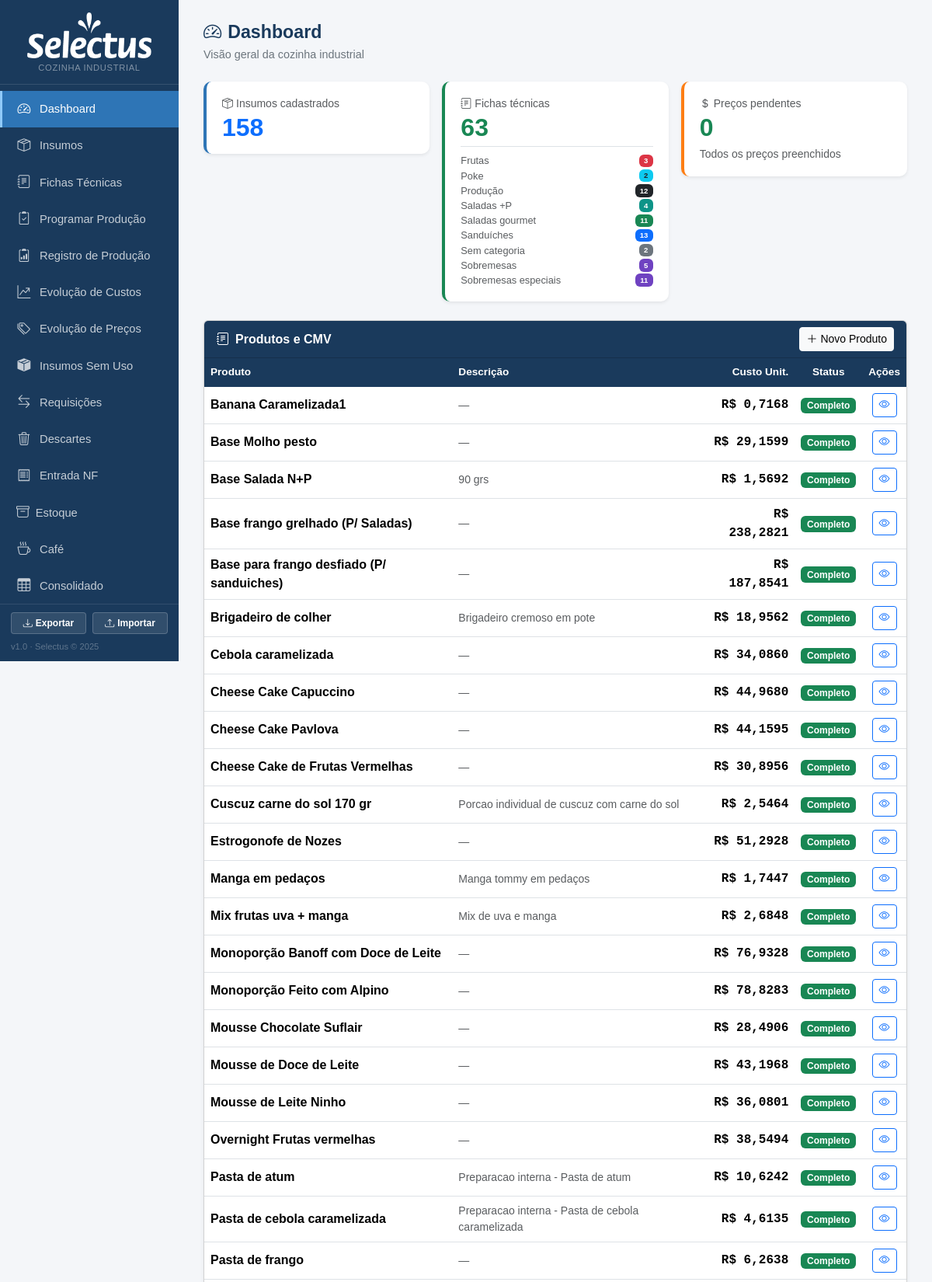
The page / (upper part) on the database its author committed.
### tables this page shows
CREATE TABLE produtos (
            id INTEGER PRIMARY KEY AUTOINCREMENT,
            nome TEXT NOT NULL,
            descricao TEXT,
            rendimento REAL DEFAULT 1,
            unidade_rendimento TEXT DEFAULT 'un'
        , categoria TEXT, valor_referencia REAL, status_revisao TEXT DEFAULT 'nao_revisada', status_revisao_custo TEXT DEFAULT 'nao_revisado', data_revisao TEXT, data_revisao_custo TEXT, ativo INTEGER NOT NULL DEFAULT 1, observacao TEXT);

### app.py (the view)
@app.route('/')
def index():
    db = get_db()
    n_ins  = db.execute('SELECT COUNT(*) FROM insumos').fetchone()[0]
    n_prod = db.execute('SELECT COUNT(*) FROM produtos').fetchone()[0]
    s_prec = db.execute('SELECT COUNT(*) FROM insumos WHERE preco_compra IS NULL AND produto_vinculado_id IS NULL').fetchone()[0]
    prods  = db.execute('SELECT * FROM produtos ORDER BY nome').fetchall()
    cats_count = db.execute('''SELECT COALESCE(categoria,'Sem categoria') as cat, COUNT(*) as n
                               FROM produtos GROUP BY cat ORDER BY cat''').fetchall()
    db.close()
    cards = [{'id': p['id'], 'nome': p['nome'], 'descricao': p['descricao'],
              **dict(zip(['custo','completo'], custo_produto(p['id'])))} for p in prods]
    cat_map = {nome: cls for nome, cls in CATEGORIAS}
    return render_template('index.html', n_ins=n_ins, n_prod=n_prod, s_prec=s_prec, cards=cards, cats_count=cats_count, cat_map=cat_map)

### app.py (called while the page is built)
def _to_br(value, decimals):
    if value is None:
        return '—'
    s = f'{float(value):,.{decimals}f}'
    return s.replace(',', 'X').replace('.', ',').replace('X', '.')

@app.template_filter('brl')
def brl_filter(value, decimals=2):
    return 'R$ ' + _to_br(value, decimals)

def get_db():
    c = sqlite3.connect(DB)
    c.row_factory = sqlite3.Row
    c.execute("PRAGMA foreign_keys = ON")
    return c

def count_alertas():
    try:
        db = get_db()
        n = db.execute('''SELECT COUNT(*) FROM insumos
                          WHERE estoque_minimo > 0 AND COALESCE(estoque_atual,0) < estoque_minimo''').fetchone()[0]
        db.close()
        return n
    except:
        return 0

@app.context_processor
def inject_alertas():
    return dict(n_alertas=count_alertas())

### templates/index.html (shortened to what this page needs)
{% extends "base.html" %}
{% block content %}
<div class="page-header">
  <h1><i class="bi bi-speedometer2 me-2"></i>Dashboard</h1>
  <p>Visão geral da cozinha industrial</p>
</div>
<div class="row g-3 mb-4">
  <div class="col-sm-4">
    <div class="card stat-card shadow-sm" style="border-left:4px solid #2e75b6">
      <div class="card-body">
        <div class="text-muted small mb-1"><i class="bi bi-box-seam me-1"></i>Insumos cadastrados</div>
        <div class="stat-num text-primary">{{ n_ins }}</div>
      </div>
    </div>
  </div>
  <div class="col-sm-4">
    <div class="card stat-card shadow-sm" style="border-left:4px solid #198754">
      <div class="card-body">
        <div class="text-muted small mb-1"><i class="bi bi-journal-text me-1"></i>Fichas técnicas</div>
        <div class="stat-num text-success">{{ n_prod }}</div>
        <div class="mt-2 pt-2 border-top">
          {% for row in cats_count %}
          <div class="d-flex justify-content-between align-items-center py-0" style="font-size:.8rem">
            <span class="text-muted">{{ row.cat }}</span>
            <span class="badge {{ cat_map.get(row.cat, 'bg-secondary') }} ms-1">{{ row.n }}</span>
          </div>
          {% endfor %}
        </div>
      </div>
    </div>
  </div>
  <div class="col-sm-4">
    <div class="card stat-card shadow-sm" style="border-left:4px solid #fd7e14">
      <div class="card-body">
        <div class="text-muted small mb-1"><i class="bi bi-currency-dollar me-1"></i>Preços pendentes</div>
        <div class="stat-num {{ 'text-warning' if s_prec > 0 else 'text-success' }}">{{ s_prec }}</div>
        <div class="mt-2 small text-muted">
          {% if s_prec == 0 %}Todos os preços preenchidos{% else %}Atualize em <a href="{{ url_for('insumos_lista') }}">Insumos</a>{% endif %}
        </div>
      </div>
    </div>
  </div>
</div>
<div class="card shadow-sm">
  <div class="card-header d-flex justify-content-between align-items-center py-2" style="background:#1a3a5c">
    <span class="text-white fw-semibold"><i class="bi bi-journal-text me-2"></i>Produtos e CMV</span>
    <a href="{{ url_for('ficha_nova') }}" class="btn btn-sm btn-light">
      <i class="bi bi-plus-lg me-1"></i>Novo Produto
    </a>
  </div>
  <div class="card-body p-0">
    {% if cards %}
    <table class="table table-hover mb-0">
      <thead>
        <tr>
          <th>Produto</th>
          <th>Descrição</th>
          <th class="text-end">Custo Unit.</th>
          <th class="text-center">Status</th>
          <th class="text-center">Ações</th>
        </tr>
      </thead>
      <tbody>
        {% for c in cards %}
        <tr>
          <td class="fw-semibold">{{ c.nome }}</td>
          <td class="text-muted small">{{ c.descricao or '—' }}</td>
          <td class="text-end font-monospace">
            {% if c.completo %}
              <strong>{{ c.custo|brl(4) }}</strong>
            {% else %}
              <span class="text-warning small"><i class="bi bi-dash-circle me-1"></i>preços incompletos</span>
            {% endif %}
          </td>
          <td class="text-center">
            {% if c.completo %}
              <span class="badge bg-success">Completo</span>
            {% else %}
              <span class="badge bg-warning text-dark">Incompleto</span>
            {% endif %}
          </td>
          <td class="text-center">
            <a href="{{ url_for('ficha_ver', id=c.id) }}" class="btn btn-sm btn-outline-primary">
              <i class="bi bi-eye"></i>
            </a>
          </td>
        </tr>
        {% endfor %}
      </tbody>
    </table>
    {% else %}
    <div class="text-center py-5 text-muted">
      <i class="bi bi-journal-plus" style="font-size:2.5rem"></i>
      <p class="mt-2">Nenhum produto cadastrado ainda.</p>
      <a href="{{ url_for('ficha_nova') }}" class="btn btn-primary">Criar primeiro produto</a>
    </div>
    {% endif %}
  </div>
</div>
{% endblock %}

### rows shown on the page
produtos: nome "Banana Caramelizada1", descricao "—", custo|brl "R$ 0,7168"
produtos: nome "Base Molho pesto", descricao "—", custo|brl "R$ 29,1599"
produtos: nome "Base Salada N+P", descricao "90 grs", custo|brl "R$ 1,5692"
produtos: nome "Base frango grelhado (P/ Saladas)", descricao "—", custo|brl "R$ 238,2821"
produtos: nome "Base para frango desfiado (P/ sanduiches)", descricao "—", custo|brl "R$ 187,8541"
produtos: nome "Brigadeiro de colher", descricao "Brigadeiro cremoso em pote", custo|brl "R$ 18,9562"
produtos: nome "Cebola caramelizada", descricao "—", custo|brl "R$ 34,0860"
produtos: nome "Cheese Cake Capuccino", descricao "—", custo|brl "R$ 44,9680"
produtos: nome "Cheese Cake Pavlova", descricao "—", custo|brl "R$ 44,1595"
produtos: nome "Cheese Cake de Frutas Vermelhas", descricao "—", custo|brl "R$ 30,8956"
produtos: nome "Cuscuz carne do sol 170 gr", descricao "Porcao individual de cuscuz com carne do sol", custo|brl "R$ 2,5464"
produtos: nome "Estrogonofe de Nozes", descricao "—", custo|brl "R$ 51,2928"
produtos: nome "Manga em pedaços", descricao "Manga tommy em pedaços", custo|brl "R$ 1,7447"
produtos: nome "Mix frutas uva + manga", descricao "Mix de uva e manga", custo|brl "R$ 2,6848"
produtos: nome "Monoporção Banoff com Doce de Leite", descricao "—", custo|brl "R$ 76,9328"
produtos: nome "Monoporção Feito com Alpino", descricao "—", custo|brl "R$ 78,8283"
produtos: nome "Mousse Chocolate Suflair", descricao "—", custo|brl "R$ 28,4906"
produtos: nome "Mousse de Doce de Leite", descricao "—", custo|brl "R$ 43,1968"
produtos: nome "Mousse de Leite Ninho", descricao "—", custo|brl "R$ 36,0801"
produtos: nome "Overnight Frutas vermelhas", descricao "—", custo|brl "R$ 38,5494"
produtos: nome "Pasta de atum", descricao "Preparacao interna - Pasta de atum", custo|brl "R$ 10,6242"
produtos: nome "Pasta de cebola caramelizada", descricao "Preparacao interna - Pasta de cebola caramelizada", custo|brl "R$ 4,6135"
produtos: nome "Pasta de frango", descricao "—", custo|brl "R$ 6,2638"

### other values the page prints
{{ n_ins }} "158"
{{ n_prod }} "63"
{{ row.cat }} "Frutas" "Poke" "Produção" "Saladas +P" "Saladas gourmet" "Sanduíches" "Sem categoria" "Sobremesas" "Sobremesas especiais"
{{ row.n }} "3" "2" "12" "4" "11" "13" "2" "5" "11"
{{ s_prec }} "0"
